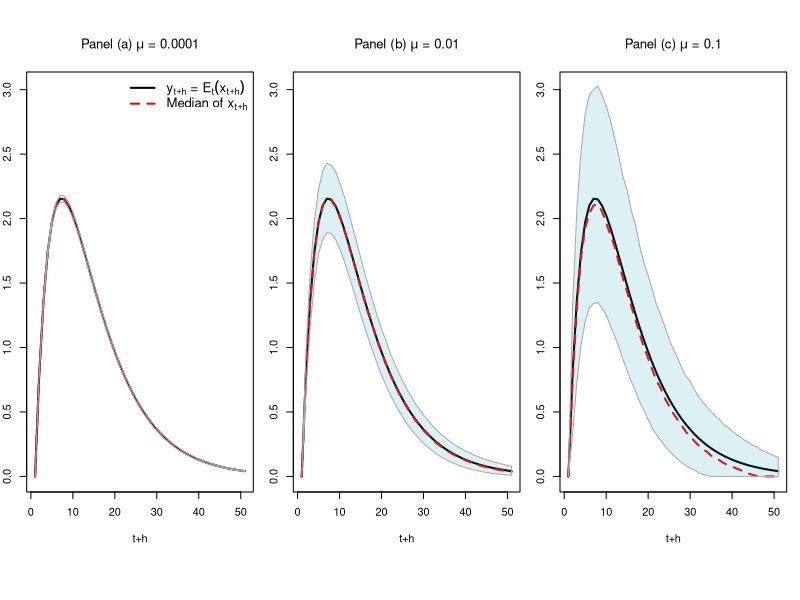

Source code (R): (Note: this script raises an error after producing the figure.)
# ==============================================================================
# Two figures illutrating the gamma-zero distributions
# ==============================================================================

t <- 1:50
w <- .8^t
y <- 0
Y <- y
for(i in t){
  y <- .9*y + w[i]
  Y <- c(Y,y)
}

all.mu <- c(0.0001,.01,.1)


pdf(file="outputs/Figures/Figure_gamma0.pdf",pointsize=11,width=7, height=3)

par(mfrow=c(1,length(all.mu)))
par(plt=c(.1,.95,.18,.88))

all.main <- c(expression(paste("Panel (a) ",mu," = 0.0001",sep="")),
              expression(paste("Panel (b) ",mu," = 0.01",sep="")),
              expression(paste("Panel (c) ",mu," = 0.1",sep="")))

for(iii in 1:length(all.mu)){
  
  mu <- all.mu[iii]
  
  plot(Y,type="l",ylim=c(0,1.4*max(Y)),lwd=2,
       xlab="t+h",ylab="",
       main = all.main[iii])
  
  a  <- 0
  b  <- 1
  
  nb.replic <- 10000
  x <- matrix(0,nb.replic,1)
  X <- x
  for(i in t){
    Z <- rpois(nb.replic,1/mu*(a+b*Y[i+1]))
    x <- rgamma(nb.replic,shape=Z,scale=mu)
    X <- cbind(X,x)
  }
  
  lines(Y)
  
  q <- c(.1,.5,.9)
  Q <- apply(X,2,function(x){quantile(x,q)})
  
  lines(Q[2,],col="red",lty=2,lwd=2)
  
  tt <- 1:(max(t)+1)
  polygon(c(tt,rev(tt)),
          c(Q[1,],rev(Q[3,])),
          col="#18A7B526",border = "dark grey")
  
  if(iii==1){
    legend("topright",
           legend=c(expression(paste(y[t+h]," = ",E[t](x[t+h]),sep="")),
                    expression(paste("Median of ",x[t+h],sep=""))),
           lty=c(1,2),
           col=c("black","red"),
           #pch=c(1,0,3),
           cex=1.2,
           lwd=c(2,2,2),bty = "n")
  }
  
}

dev.off()


#------- FOURIER transform for permafrost-related emissions:
FOURIER<-function(model,x,gamma){
  # works only for i^th variable
  dx <- matrix(x-c(0,x[1:length(x)-1]),length(x),1)
  s1 <- matrix(PSI(model,1i*x),ncol=1)
  fx <- outer(x,gamma,function(r,c)Im(s1[,1]*exp(-1i*r*c))/r)*
    dx[,1]
  f <- 1/2-1/pi*apply(fx,2,sum)
  return(f)
}

PSI <- function(model,u){
  return(exp(model$y * u /(1 - u * model$mu) ))
}


all.h <- c(1,16,36)

pdf(file="outputs/Figures/Figure_gamma0_Damages.pdf",pointsize=11,width=7, height=3)

par(mfrow=c(1,length(all.h)))
par(plt=c(.1,.95,.2,.85))

T <- 2
w <- -.0024+.0037*T

all.proba <- round(100*exp(-all.h*w/model$mu))

gamma <- seq(0.00001,1,length.out=200)
n     <- length(gamma)
reduced.gamma <- .5 * gamma[2:n] + .5 * gamma[1:(n-1)]

x <- exp(seq(-2,2,length.out = 10000)) #grid for Proposition 8 (FOURIER)
x <- seq(.00000001,10000,length.out = 100000)

jjj <- 0
for(h in all.h){
  jjj <- jjj + 1
  
  model <- list(y = h*w,
                mu = .0351)
  
  cdf  <- FOURIER(model,x,gamma)
  cdf <- pmax(pmin(cdf,1),0)
  for(i in 2:length(cdf)){
    if(cdf[i]<cdf[i-1]){
      cdf[i] <- cdf[i-1]
    }
  }

  tmp <- splinefun(x=gamma, y=cdf, method="hyman")
  
  fitted.cdf.values <- tmp(gamma)
  fitted.pdf.values <- diff(fitted.cdf.values) / (gamma[2] - gamma[1])

  plot(reduced.gamma,fitted.pdf.values,type="l",
       ylim=c(0,8),
       xlim=c(0,.6),
       col="white",
       las=1,
       main=paste("Horizon h = ",h," (",5*h," years)",sep=""),
       xlab=expression(paste("Sum of damages ",sum(D[t+i], i==1, h),sep="")))
  
  polygon(c(reduced.gamma,rev(reduced.gamma)),
          c(fitted.pdf.values,rev(0*fitted.pdf.values)),
          col="grey",border="black")
  
  eval(parse(text = gsub(" "," ",
                         paste("Text <- expression(paste('Proba. that ',sum(D[t+i], i==1, h),' = 0 is ',",
                               all.proba[jjj],",'%',
                        sep=''))",sep=""))))
  
  text(.3,5,Text,cex=1)
  text(.3,4.3,
       "(Dirac mass at zero)",
       cex=1)
  
  #print(exp(-model$y/model$mu))
}


dev.off()



